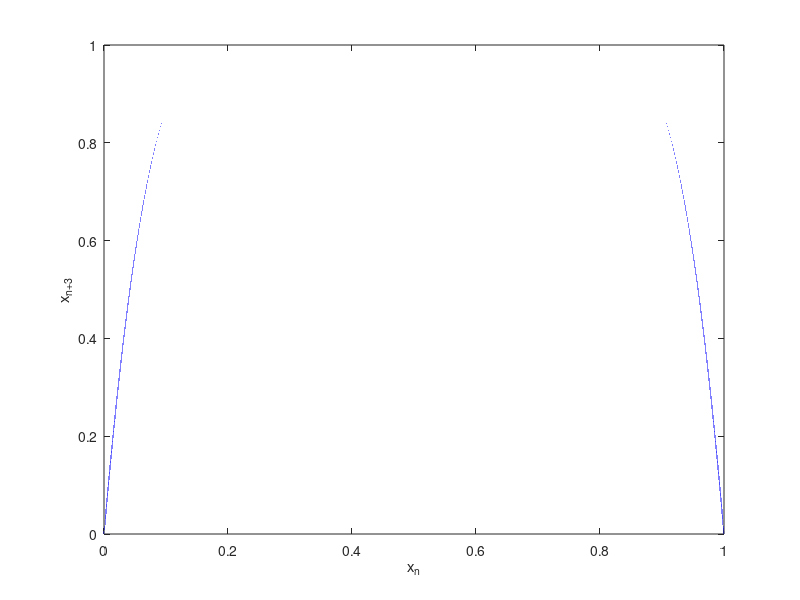

Write the MATLAB code that produced this figure. (Note: this script raises an error after producing the figure.)

clear all
clc

%%% iterate the Logisitc Equation %%%
    a=[3.84];        % parameter
for j=1:length(a)
    x_0=0.6;        % Initial value of x
    N=40;           % Number of iterations
    x(1) = x_0;     % First value in vector x is x_0
    for i=1:N
        x(i+1) = a(j)*x(i)*(1-x(i));
    end
    
    %%% plot the map and the diagonal line y=x %%%
    xn = 0:0.000001:1;
    xn_1 = a(j)*(xn.*(1-xn));
    xn_2 = a(j)*(xn_1.*(1-xn_1));
    xn_3 = a(j)*(xn_2.*(1-xn_2));
    plot(xn,xn_2,'b-');
    xlabel('x_n')
    ylabel('x_{n+3}')
    hold on
    %plot(xn,xn,'r-')
    
    %%% Plot the intersect points %%%
    x1=xn; y1=xn; x2=xn; y2=xn_2; 
    [x,y]=curveintersect(x1,y1,x2,y2); 
    plot(x1,y1,'r',x2,y2,'b',x,y,'k.','MarkerSize',15)
    hold on 
    %plot(xn,xn,'r-')
    xt1=0.42:0.001:0.54;
    yt1=-xt1;
    plot(xt1,(yt1+0.976),'k-')
    xt2=0.52:0.001:0.56;
    grid on
    yt2=-xt2;
    plot(xt2,yt2,'m-')
    grid on
    plot(0.4286, 0.4286,'k.','Markersize',18);
    tp=text(0.4, 0.46,['x_{f3}^*']); set(tp,'FontSize',12);
    plot(0.7143, 0.7143,'k.','Markersize',18);
    tx=text(0.68, 0.75,['x_{f2}^*']); set(tx,'FontSize',12);
    plot(0.8569, 0.8596,'k.','Markersize',18);
    tq=text(0.82, 0.9,['x_{f4}^*']); set(tq,'FontSize',12);
    hold on;
    grid on;
    fplot('1*y',[0 1],'r'); % Plot the function y=x
    
    %%% Plot the cobweb part %%%
    count = 1;
    for k = 1:2:N
        x2(count) = x(k);
        count=count+1;
    end
    N=length(x2);
    line([x2(1) x2(1)],[0 x2(2)],'Color','k')
    %plot(x2(1), x2(1),'k.','Markersize',12);
    for ic=1:N-2
        line([x2(ic) x2(ic+1)],[x2(ic+1) x2(ic+1)],'Color','k')
        size=1800*abs(x2(ic)-x2(ic+1));
        ARROWH([x2(ic) x2(ic+1)],[x2(ic+1) x2(ic+1)],'k',size);
        line([x2(ic+1) x2(ic+1)],[x2(ic+1) x2(ic+2)],'Color','k')
        ARROWH([x2(ic+1) x2(ic+1)],[x2(ic+1) x2(ic+2)],'k',size);
        %plot(x2(ic+1), x2(ic+1),'k.','MarkerSize',12);
    end
%    line([x2(N) x2(N+1)],[x2(N+1) x2(N+1)],'Color','k')
    at=text(0.2,[max(xn_1)+0.02],['a=',num2str(a(j))]); set(at,'FontSize',10);
end


 


 
 
